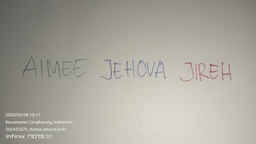
#> input picture tulisan.jpeg, 256 x 144 px, shrunk from 1152 x 648 before the run
$ jupyter execute UTS_PCD_H_202431076.ipynb
#> lines starting #> are read from the running program, lines starting #| are printed output that depends on the picture; after the words box and inside, x2 and y2 are one past the last pixel; in counts of white or black regions, pixels touching at a corner belong together
## IMPORT LIBRARY

[cell 1]
import numpy as np
import cv2 as cv
import matplotlib.pyplot as plt

[cell 2]
gambar = cv.imread("tulisan.jpeg")
#> gambar is the input picture: shape (144, 256, 3); mean B, G, R 156.8, 166.3, 168.9

## DETEKSI WARNA (SOAL 1)

### CITRA KONTRAS

[cell 3]
kontras = cv.cvtColor(gambar, cv.COLOR_BGR2RGB)
fig, axs = plt.subplots(3, figsize=(8,10))
axs[0].imshow(kontras)
axs[1].hist(kontras.ravel(),256,[0,256])
hist = cv.calcHist([kontras],[0],None,[256],[0,256])
#> hist = 256 values, max 473 at index 185, min 0 at index 0, mean 144
axs[2].plot(hist)

plt.show()
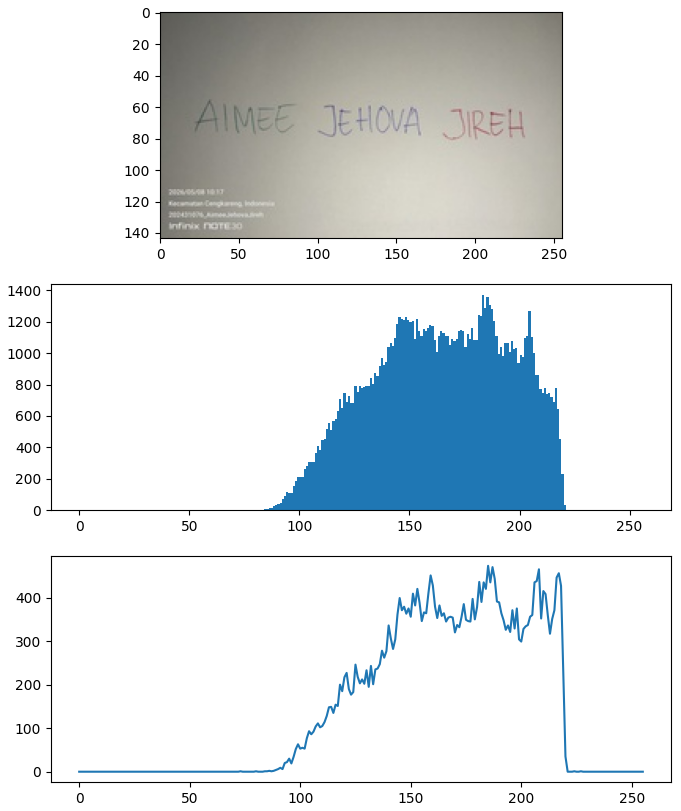
#> figure drawn by matplotlib, 3 panels; panel 2: tallest bar 1373 high, from x = 183 to 184; panel 3: curve peaks at x = 185, y = 473

### CITRA BIRU

[cell 4]
b = gambar[:, :, 0]

fig, axs = plt.subplots(2,2, figsize=(10, 8))

axs[0,0].imshow(b, cmap='gray')
axs[0,0].set_title("Citra Biru")
axs[0,0].axis('off')

axs[0,1].set_title("Histogram Citra Biru")
axs[0,1].hist(b.ravel(),256,[0,256])

axs[1,0].set_title("Histogram Citra Biru")
hist_blue = cv.calcHist([b],[0],None,[256],[0,256])
#> hist_blue = 256 values, max 516 at index 204, min 0 at index 0, mean 144
axs[1,0].plot(hist_blue)

axs[1,1].hist(kontras.ravel(), bins=256, range=[0,256], color='gray', alpha=0.5, label="Histogram Kontras")
axs[1,1].hist(b.ravel(), bins=256, range=[0,256], color='blue', alpha=0.5, label="Histogram Biru")
axs[1,1].set_title("Perbandingan Histogram Citra")
axs[1,1].legend()

plt.tight_layout()
plt.show()
#> figure, not shown here; panel 2: tallest bar 516 high, from x = 204 to 205; panel 3: curve peaks at x = 204, y = 516; panel 4: tallest bar 1373 high, from x = 183 to 184; panel 4: tallest bar 516 high, from x = 204 to 205

### CITRA MERAH

[cell 5]
r = gambar[:, :, 2]

fig, axs = plt.subplots(2,2, figsize=(10, 8))

axs[0,0].imshow(r, cmap='gray')
axs[0,0].set_title("Citra Merah")
axs[0,0].axis('off')

axs[0,1].set_title("Histogram Citra Merah")
axs[0,1].hist(r.ravel(),256,[0,256])

axs[1,0].set_title("Histogram Citra Merah")
hist_red = cv.calcHist([r],[0],None,[256],[0,256])
#> hist_red has the same summary as hist
axs[1,0].plot(hist_red)

axs[1,1].hist(kontras.ravel(), bins=256, range=[0,256], color='gray', alpha=0.5, label="Histogram Kontras")
axs[1,1].hist(r.ravel(), bins=256, range=[0,256], color='red', alpha=0.5, label="Histogram Merah")
axs[1,1].set_title("Perbandingan Histogram Citra")
axs[1,1].legend()

plt.tight_layout()
plt.show()
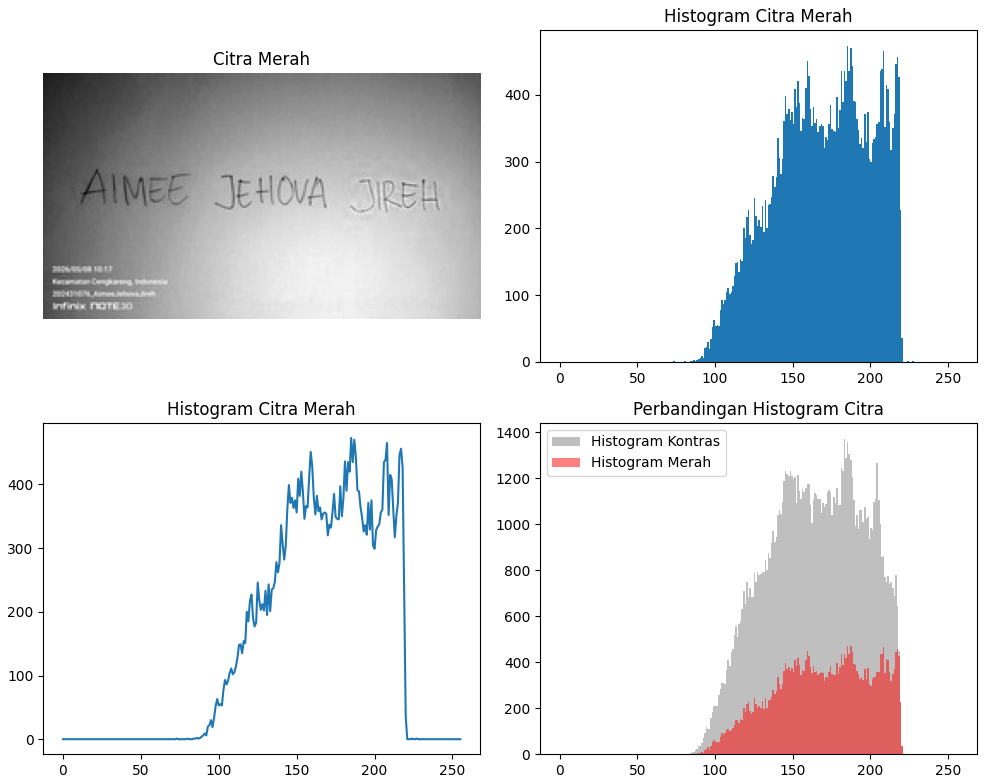
#> figure drawn by matplotlib, 4 panels; panel 2: tallest bar 473 high, from x = 185 to 186; panel 3: curve peaks at x = 185, y = 473; panel 4: tallest bar 1373 high, from x = 183 to 184; panel 4: tallest bar 473 high, from x = 185 to 186

### CIITRA HIJAU

[cell 6]
g = gambar[:, :, 1]

fig, axs = plt.subplots(2,2, figsize=(10, 8))

axs[0,0].imshow(g, cmap='gray')
axs[0,0].set_title("Citra Hijau")
axs[0,0].axis('off')

axs[0,1].set_title("Histogram Citra Hijau")
axs[0,1].hist(g.ravel(),256,[0,256])

axs[1,0].set_title("Histogram Citra Hijau")
hist_green = cv.calcHist([b],[0],None,[256],[0,256])
#> hist_green has the same summary as hist_blue
axs[1,0].plot(hist_green)

axs[1,1].hist(kontras.ravel(), bins=256, range=[0,256], color='gray', alpha=0.5, label="Histogram Kontras")
axs[1,1].hist(g.ravel(), bins=256, range=[0,256], color='green', alpha=0.5, label="Histogram Hijau")
axs[1,1].set_title("Perbandingan Histogram Citra")
axs[1,1].legend()

plt.tight_layout()
plt.show()
#> figure, not shown here; panel 2: tallest bar 488 high, from x = 185 to 186; panel 3: curve peaks at x = 204, y = 516; panel 4: tallest bar 1373 high, from x = 183 to 184; panel 4: tallest bar 488 high, from x = 185 to 186

### PERBANDINGAN SEMUA HISTOGRAM CITRA

[cell 7]
fig, axs = plt.subplots(2,2, figsize=(10, 8))

axs[0,0].imshow(kontras, cmap='gray')
axs[0,0].set_title("Gambar Asli")
axs[0,0].axis('off')

axs[0,1].imshow(b, cmap='gray')
axs[0,1].set_title("Gambar Biru")
axs[0,1].axis('off')

axs[1,0].imshow(g, cmap='gray')
axs[1,0].set_title("Gambar Hijau")
axs[1,0].axis('off')

axs[1,1].imshow(r, cmap='gray')
axs[1,1].set_title("Gambar Merah")
axs[1,1].axis('off')


plt.tight_layout()
plt.show()

[cell 8]
fig, axs = plt.subplots(2, figsize=(10, 8))

axs[0].set_title("Perbandingan Semua Histogram Citra")
axs[0].hist(kontras.ravel(), bins=256, range=[0,256], color='yellow', alpha=0.5, label="Histogram Kontras")
axs[0].hist(b.ravel(), bins=256, range=[0,256], color='blue', alpha=0.5, label="Histogram Biru")
axs[0].hist(r.ravel(), bins=256, range=[0,256], color='red', alpha=0.5, label="Histogram Merah")
axs[0].hist(g.ravel(), bins=256, range=[0,256], color='lime', alpha=0.5, label="Histogram Hijau")
axs[0].legend()

axs[1].plot(hist, color='yellow', alpha=0.5, label="Histogram Kontras")
axs[1].plot(hist_blue, color='blue', alpha=0.5, label="Histogram Biru")
axs[1].plot(hist_red, color='red', alpha=0.5, label="Histogram Merah")
axs[1].plot(hist_green, color='lime', alpha=0.5, label="Histogram Hijau")
axs[1].legend()

plt.tight_layout()
plt.show()
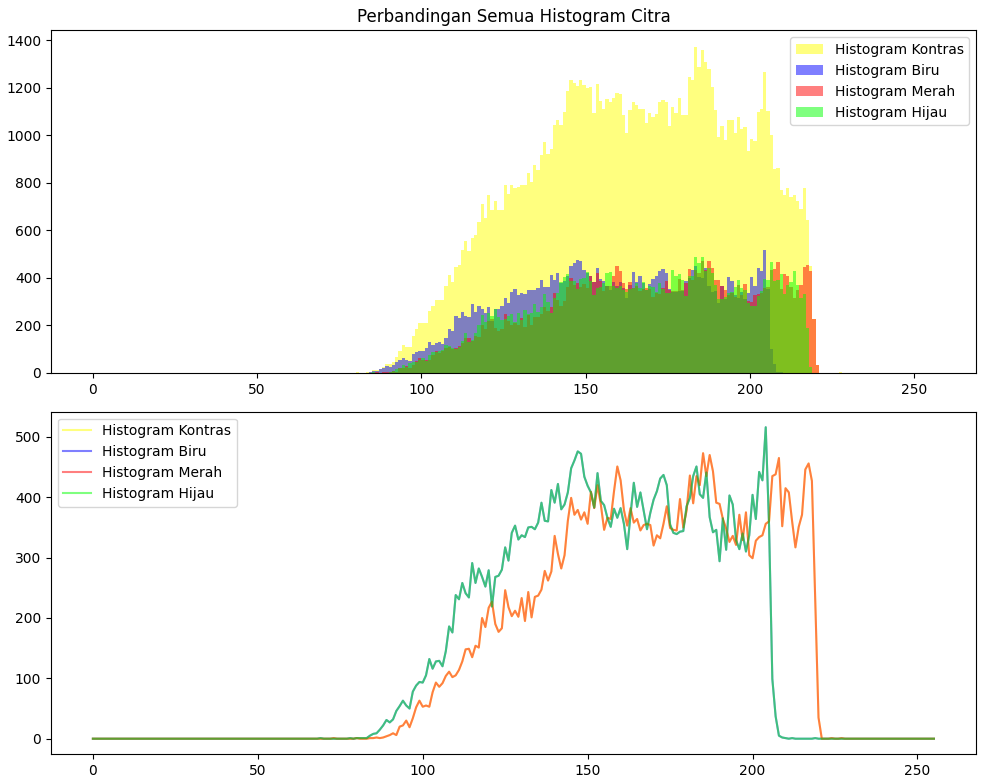
#> figure drawn by matplotlib, 2 panels; panel 1: tallest bar 1373 high, from x = 183 to 184; panel 1: tallest bar 516 high, from x = 204 to 205; panel 1: tallest bar 473 high, from x = 185 to 186; panel 2: curve peaks at x = 185, y = 473

## MENCARI NILAI AMBANG (SOAL 2)

[cell 9]
gambar

[cell 10]
gambar.shape
print(gambar.dtype)
#| uint8

[cell 11]
b = gambar[:,:,0]
g = gambar[:,:,1]
r = gambar[:,:,2]

[cell 12]
panjang = len(gambar)
#> panjang = 144
lebar = len(gambar[0])
#> lebar = 256

citra_gray = np.zeros((panjang, lebar))

for i in range (panjang):
    for j in range (lebar):
        citra_gray[i,j] = 0.3989 * r[i,j] + 0.587 * g[i,j] + 0.1141 * b[i,j]
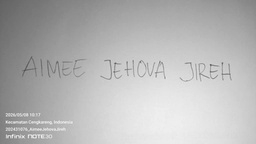
#> citra_gray: shape (144, 256) float64; min 81.6, max 248.8, mean 182.9
citra_gray = citra_gray.astype(np.uint8)

[cell 13]
panjang = len(gambar)
lebar = len(gambar[0])
ambang = 255
gambar_citra = np.zeros((panjang,lebar))
for i in range(panjang):
    for j in range(lebar):
        if citra_gray[i,j] > ambang:
            gambar_citra[i,j] = 1
        else:
            gambar_citra[i,j] = 0
#> gambar_citra: shape (144, 256) float64; every value is 0
plt.imshow(gambar_citra, cmap='gray')

### NILAI AMBANG BIRU

[cell 14]
ambang_bawah_biru = 95
ambang_atas_biru = 255
gambar_b = np.zeros((panjang, lebar), dtype=np.uint8)
for i in range(panjang):
    for j in range(lebar):
        if ambang_bawah_biru <= b[i, j] <= ambang_atas_biru and g[i, j] < 100 and r[i, j] < 100:
            gambar_b[i, j] = 1
        else:
            gambar_b[i, j] = 0
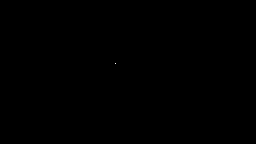
#> gambar_b: shape (144, 256); values 0 (black) and 1 (white), 0% white in thin lines or dots, all inside (x1, y1, x2, y2) = (115, 63, 116, 64)
plt.imshow(gambar_b, cmap='gray')

### NILAI AMBANG BIRU & MERAH

[cell 15]
ambang_bawah_merah = 120
ambang_atas_merah = 255
gambar_m = np.zeros((panjang, lebar), dtype=np.uint8)
for i in range(panjang):
    for j in range(lebar):
        biru = ambang_bawah_biru <= b[i, j] <= ambang_atas_biru and r[i, j] < 100 and g[i, j] < 100
        merah = ambang_bawah_merah <= r[i, j] <= ambang_atas_merah and g[i, j] < 100 and b[i, j] < 100
        if merah or biru:
            gambar_m[i, j] = 1
        else:
            gambar_m[i, j] = 0
#> gambar_m: shape (144, 256); values 0 (black) and 1 (white), 0.01% white in thin lines or dots, all inside (x1, y1, x2, y2) = (115, 63, 212, 72)

plt.imshow(gambar_m, cmap='gray')

### NILAI AMBANG BIRU, HIJAU & MERAH

[cell 16]
ambang_bawah_hijau = 95
ambang_atas_hijau = 255
gambar_bgr = np.zeros((panjang, lebar), dtype=np.uint8)
for i in range(panjang):
    for j in range(lebar):
        biru = ambang_bawah_biru <= b[i, j] <= ambang_atas_biru and r[i, j] < 100 and g[i, j] < 100
        hijau = ambang_bawah_hijau <= g[i, j] <= ambang_atas_hijau and r[i, j] < 100 and b[i, j] < 100
        merah = ambang_bawah_merah <= r[i, j] <= ambang_atas_merah and g[i, j] < 100 and b[i, j] < 100
        if merah or biru or hijau:
            gambar_bgr[i, j] = 1
        else:
            gambar_bgr[i, j] = 0
#> gambar_bgr: shape (144, 256); values 0 (black) and 1 (white), 0.53% white; 10 white regions (9 under 20 px), largest, box (x1, y1, x2, y2) and area: (0, 0, 22, 26) 182

plt.imshow(gambar_bgr, cmap='gray')

[cell 17]
fig, axs = plt.subplots(2,2, figsize=(10, 8))

axs[0,0].imshow(gambar_citra, cmap='gray')
axs[0,0].set_title("Ambang None")
axs[0,0].axis('off')

axs[0,1].set_title("Ambang Biru")
axs[0,1].imshow(gambar_b, cmap='gray')

axs[1,0].set_title("Ambang Biru dan Merah")
axs[1,0].imshow(gambar_m, cmap='gray')

axs[1,1].set_title("Ambang Biru, Hijau, dan Merah")
axs[1,1].imshow(gambar_bgr, cmap='gray')

plt.tight_layout()
plt.show()

## ANALISIS KERNEL KONVOLUSI (SOAL 3)

202431076_AIMEEJEHOVAJIREH (KERNEL 1 = 2 & KERNEL 2 = 5)

[cell 18]
import cv2
import numpy as np
import matplotlib.pyplot as plt

[cell 19]
img = cv2.imread('selfie.jpeg')
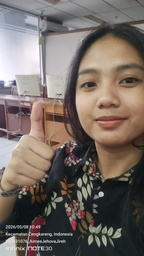
#> input picture selfie.jpeg, 144 x 256 px, shrunk from 648 x 1152 before the run
#> img is the input picture: shape (256, 144, 3); mean B, G, R 100, 106.3, 117.2
img_rgb = cv2.cvtColor(img, cv2.COLOR_BGR2RGB)
img_gray = cv2.cvtColor(img, cv2.COLOR_BGR2GRAY)
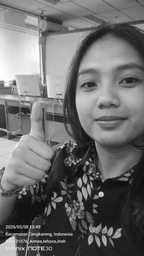
#> img_gray: shape (256, 144); min 1, max 255, mean 108.9

[cell 20]
kernel1 = np.array([[-2, -1,  0],
                    [-1,  1,  1],
                    [ 0,  1,  2]])

[cell 21]
kernel2 = np.array([[-1,  0,  1],
                    [-2,  0,  2],
                    [-1,  0,  1]])

[cell 22]
res_kernel1 = cv2.filter2D(img_gray, -1, kernel1)
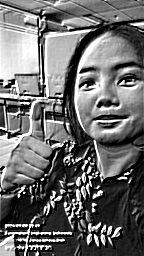
#> res_kernel1: shape (256, 144); min 0, max 255, mean 107.9
res_kernel2 = cv2.filter2D(img_gray, -1, kernel2)
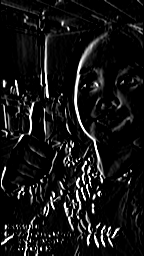
#> res_kernel2: shape (256, 144); min 0, max 255, mean 21.2

[cell 23]
plt.figure(figsize=(15, 5))

### Menampilkan Hasil Citra

[cell 24]
plt.subplot(1, 3, 1)
plt.imshow(img_gray, cmap='gray')
plt.title('Citra Asli (Grayscale)')
plt.axis('off')

plt.subplot(1, 3, 2)
plt.imshow(res_kernel1, cmap='gray')
plt.title('Hasil Kernel 1 (No. 2)')
plt.axis('off')

plt.subplot(1, 3, 3)
plt.imshow(res_kernel2, cmap='gray')
plt.title('Hasil Kernel 2 (No. 5)')
plt.axis('off')

plt.tight_layout()
plt.show()

### Menampilkan Histogram untuk Analisis Intensitas

[cell 25]
plt.figure(figsize=(15, 5))

plt.subplot(1, 3, 1)
plt.hist(img_gray.ravel(), 256, [0, 256])
plt.title('Histogram Asli')

plt.subplot(1, 3, 2)
plt.hist(res_kernel1.ravel(), 256, [0, 256])
plt.title('Histogram Kernel 1')

plt.subplot(1, 3, 3)
plt.hist(res_kernel2.ravel(), 256, [0, 256])
plt.title('Histogram Kernel 2')

plt.tight_layout()
plt.show()
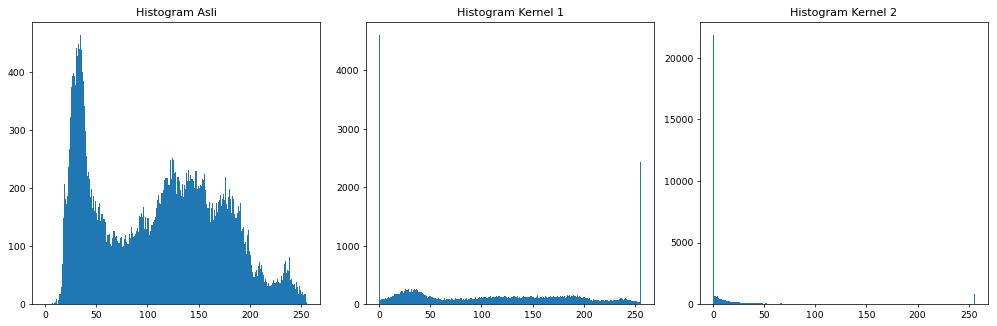
#> figure drawn by matplotlib, 3 panels; panel 1: tallest bar 464 high, from x = 34 to 35; panel 2: tallest bar 4601 high, from x = 0 to 1; panel 3: tallest bar 21845 high, from x = 0 to 1
